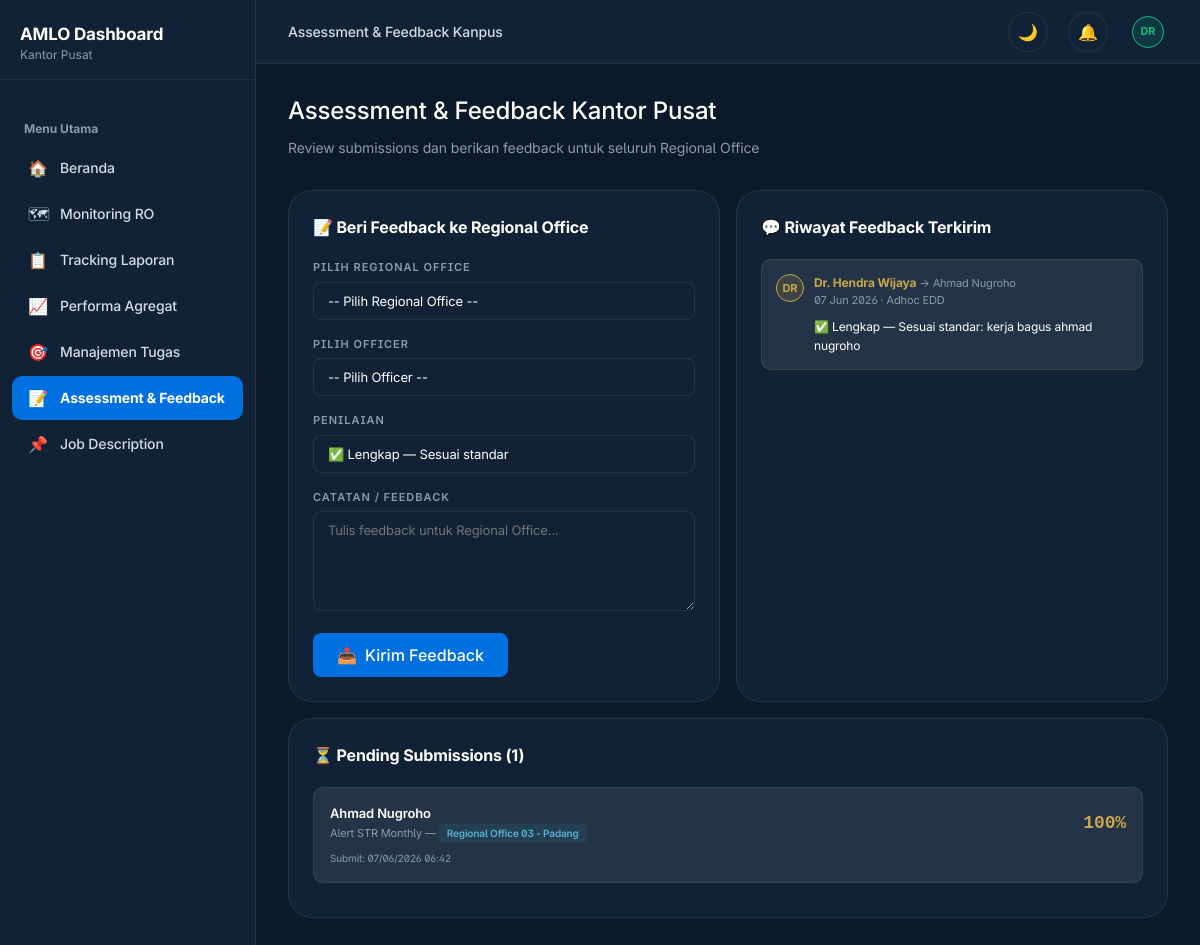
Page /pages/assessment.php (signed in) on the committed database.
### tables this page shows
CREATE TABLE `users` (
  `id` int(11) NOT NULL,
  `username` varchar(50) NOT NULL,
  `password_hash` varchar(255) NOT NULL,
  `nama` varchar(100) NOT NULL,
  `role` enum('officer','lead','ho') NOT NULL,
  `kanwil_id` int(11) NOT NULL,
  `email` varchar(100) DEFAULT NULL,
  `aktif` tinyint(1) DEFAULT 1,
  `last_login` datetime DEFAULT NULL,
  `created_at` timestamp NULL DEFAULT current_timestamp(),
  `updated_at` timestamp NULL DEFAULT current_timestamp() ON UPDATE current_timestamp()
);

CREATE TABLE `feedbacks` (
  `id` int(11) NOT NULL,
  `task_progress_id` int(11) NOT NULL,
  `from_user_id` int(11) NOT NULL,
  `from_role` enum('officer','lead','ho') NOT NULL,
  `isi` text NOT NULL,
  `created_at` timestamp NULL DEFAULT current_timestamp()
);

CREATE TABLE `task_templates` (
  `id` int(11) NOT NULL,
  `nama` varchar(200) NOT NULL,
  `kategori` varchar(5) NOT NULL COMMENT 'A, B, C, etc',
  `periode` enum('harian','bulanan','triwulan','semesteran','adhoc') NOT NULL,
  `tag` varchar(20) NOT NULL,
  `target` text DEFAULT NULL,
  `due_label` varchar(200) DEFAULT NULL,
  `source_link` varchar(255) DEFAULT NULL,
  `is_active` tinyint(1) DEFAULT 1,
  `created_at` timestamp NULL DEFAULT current_timestamp(),
  `updated_at` timestamp NULL DEFAULT current_timestamp() ON UPDATE current_timestamp()
);

CREATE TABLE `submissions` (
  `id` int(11) NOT NULL,
  `task_progress_id` int(11) NOT NULL,
  `submitted_by` int(11) NOT NULL,
  `status` enum('pending','approved','rejected') DEFAULT 'pending',
  `submitted_at` timestamp NULL DEFAULT current_timestamp(),
  `reviewed_at` datetime DEFAULT NULL,
  `reviewed_by` int(11) DEFAULT NULL
);

CREATE TABLE `kantor_wilayah` (
  `id` int(11) NOT NULL,
  `kode` varchar(10) NOT NULL COMMENT 'KW01, KW02, etc',
  `nama` varchar(100) NOT NULL,
  `aktif` tinyint(1) DEFAULT 1,
  `created_at` timestamp NULL DEFAULT current_timestamp(),
  `updated_at` timestamp NULL DEFAULT current_timestamp() ON UPDATE current_timestamp()
);

CREATE TABLE `task_progress` (
  `id` int(11) NOT NULL,
  `user_id` int(11) NOT NULL,
  `template_id` int(11) NOT NULL,
  `periode` varchar(20) NOT NULL,
  `tahun` int(11) NOT NULL,
  `bulan` int(11) NOT NULL,
  `progress` int(11) DEFAULT 0 COMMENT '0-100',
  `status` enum('pending','active','done','approved') DEFAULT 'pending',
  `keterangan` text DEFAULT NULL,
  `created_at` timestamp NULL DEFAULT current_timestamp(),
  `updated_at` timestamp NULL DEFAULT current_timestamp() ON UPDATE current_timestamp()
);

### config/database.php (called while the page is built, shortened)
<?php
$conn = new mysqli(DB_HOST, DB_USER, DB_PASS, DB_NAME, DB_PORT);
$conn->set_charset('utf8mb4');
function db_query($sql, $params = []) {
    global $conn;
    $stmt = $conn->prepare($sql);
    if (!empty($params)) {
        $types = '';
        $values = [];
        foreach ($params as $param) {
            if (is_int($param)) {
                $types .= 'i';
            } elseif (is_float($param)) {
                $types .= 'd';
            } else {
                $types .= 's';
            }
            $values[] = $param;
        }
        $stmt->bind_param($types, ...$values);
    }
    $stmt->execute();
    $result = $stmt->get_result();
    return ['success' => true, 'result' => $result];
}
function db_fetch_one($sql, $params = []) {
    $result = db_query($sql, $params);
    return $result['result']->fetch_assoc();
}
function db_fetch_all($sql, $params = []) {
    $result = db_query($sql, $params);
    $rows = [];
    while ($row = $result['result']->fetch_assoc()) {
        $rows[] = $row;
    }
    return $rows;
}

### pages/assessment.php (the view, shortened to what this page needs)
<?php
$user = amlo_get_current_user();
$pending_submissions = db_fetch_all(
    "SELECT s.*, tp.progress, tp.status, tp.keterangan,
            u.nama as officer_name, u.username,
            kw.nama as kanwil_nama,
            tt.nama as task_name
     FROM submissions s
     JOIN task_progress tp ON s.task_progress_id = tp.id
     JOIN users u ON s.submitted_by = u.id
     JOIN kantor_wilayah kw ON u.kanwil_id = kw.id
     JOIN task_templates tt ON tp.template_id = tt.id
     WHERE s.status = 'pending'
     ORDER BY s.submitted_at DESC"
);
$recent_feedbacks = db_fetch_all(
    "SELECT f.*, u.nama as to_name, tt.nama as task_name
     FROM feedbacks f
     JOIN task_progress tp ON f.task_progress_id = tp.id
     JOIN users u ON tp.user_id = u.id
     JOIN task_templates tt ON tp.template_id = tt.id
     WHERE f.from_role = 'ho'
     ORDER BY f.created_at DESC LIMIT 10"
);
$topbar_title = 'Assessment & Feedback Kanpus';
include __DIR__ . '/../includes/layout_header.php';
?>
<div class="content">
    <div class="page-header">
        <h2>Assessment & Feedback Kantor Pusat</h2>
        <p>Review submissions dan berikan feedback untuk seluruh Regional Office</p>
    </div>
    <div class="two-col">
        <div class="card">
            <div class="card-header">
                <div class="card-title">📝 Beri Feedback ke Regional Office</div>
            </div>
            <form method="POST" action="assessment.php">
                <div class="input-group">
                    <label class="input-label">Pilih Regional Office</label>
                    <select name="kanwil_id" class="select-field" onchange="loadOfficers(this.value)" id="kanwil-select">
                        <option value="">-- Pilih Regional Office --</option>
                    </select>
                </div>
                <div class="input-group">
                    <label class="input-label">Pilih Officer</label>
                    <select name="to_user_id" id="officer-select" class="select-field" required>
                        <option value="">-- Pilih Officer --</option>
                    </select>
                </div>
                <div class="input-group">
                    <label class="input-label">Penilaian</label>
                    <select class="select-field" name="penilaian" id="penilaian-select">
                        <option>✅ Lengkap — Sesuai standar</option>
                    </select>
                </div>
                <div class="input-group">
                    <label class="input-label">Catatan / Feedback</label>
                    <textarea name="isi" class="textarea-field" placeholder="Tulis feedback untuk Regional Office..." required></textarea>
                </div>
                <?= render_ds_button([
                    'type' => 'submit',
                    'variant' => 'filled',
                    'size' => 'large',
                    'children' => 'Kirim Feedback',
                    'leftIcon' => '📤'
                ]) ?>
            </form>
        </div>
        <div class="card">
            <div class="card-header">
                <div class="card-title">💬 Riwayat Feedback Terkirim</div>
            </div>
            <?php if (empty($recent_feedbacks)): ?>
                <div style="text-align:center;color:var(--steel);padding:40px">
                    Belum ada feedback terkirim
                </div>
            <?php else: ?>
                <?php foreach ($recent_feedbacks as $fb): ?>
                    <div class="feedback-box">
                        <div class="feedback-header">
                            <div class="fb-avatar"><?= strtoupper(substr($user['nama'], 0, 2)) ?></div>
                            <div class="fb-meta">
                                <strong><?= e($user['nama']) ?></strong> → <?= e($fb['to_name']) ?><br>
                                <?= date('d M Y', strtotime($fb['created_at'])) ?> · <?= e($fb['task_name']) ?>
                            </div>
                        </div>
                        <div class="fb-text"><?= e($fb['isi']) ?></div>
                    </div>
                <?php endforeach; ?>
            <?php endif; ?>
        </div>
    </div>
    <?php if (!empty($pending_submissions)): ?>
        <div class="card" style="margin-bottom:20px">
            <div class="card-header">
                <div class="card-title">⏳ Pending Submissions (<?= count($pending_submissions) ?>)</div>
            </div>
            <?php foreach ($pending_submissions as $s): ?>
                <div class="submission-item">
                    <div class="submission-header">
                        <div>
                            <div class="submission-officer"><?= e($s['officer_name']) ?></div>
                            <div class="submission-task"><?= e($s['task_name']) ?> — <span class="chip-wilayah"><?= e($s['kanwil_nama']) ?></span></div>
                        </div>
                        <div class="submission-progress"><?= $s['progress'] ?>%</div>
                    </div>
                    <div style="font-size:10px;color:var(--steel)">Submit: <?= date('d/m/Y H:i', strtotime($s['submitted_at'])) ?></div>
                </div>
            <?php endforeach; ?>
        </div>
    <?php endif; ?>
</div>
<?php include __DIR__ . '/../includes/layout_footer.php'; ?>

### pages/topbar.php (shortened to what this page needs)
<div class="topbar">
    <div class="topbar-left">
        <div class="topbar-title"><?= htmlspecialchars($topbar_title ?? 'AMLO Dashboard', ENT_QUOTES, 'UTF-8') ?></div>
    </div>
    <div class="topbar-right">
        <div class="topbar-notif theme-toggle" onclick="toggleTheme()" title="Toggle Theme" style="cursor:pointer; font-size: 16px;">
            <span id="theme-icon">🌙</span>
        </div>
        <?php if (!empty($topbar_notif_action)): ?>
            <div class="topbar-notif" onclick="<?= htmlspecialchars($topbar_notif_action, ENT_QUOTES, 'UTF-8') ?>" style="cursor:pointer;" title="Lihat Notifikasi">
                🔔<?php if (!empty($alerts)): ?><div class="notif-dot"></div><?php endif; ?>
            </div>
        <?php else: ?>
            <div class="topbar-notif">🔔</div>
        <?php endif; ?>
        <div class="topbar-profile" tabindex="0">
            <div class="user-avatar-sm avatar-<?= htmlspecialchars($user['role'] ?? '', ENT_QUOTES, 'UTF-8') ?>"><?= strtoupper(substr($user['nama'] ?? 'U', 0, 2)) ?></div>
        </div>
    </div>
</div>

### rows in the picture
users: nama "DR"
feedbacks: from_user.nama "DR", from_user.nama "Dr. Hendra Wijaya", users.nama "Ahmad Nugroho", created_at "07 Jun 2026", task_templates.nama "Adhoc EDD", isi "✅ Lengkap — Sesuai standar: kerja bagus ahmad nugroho"
submissions: submitted_by.nama "Ahmad Nugroho", task_templates.nama "Alert STR Monthly", kantor_wilayah.nama "Regional Office 03 - Padang", task_progress.progress "100", submitted_at "07/06/2026 06:42"

### other values in the picture
$item['icon'] "🏠"
$item['label'] "Beranda"
$item['icon'] "🗺"
$item['label'] "Monitoring RO"
$item['icon'] "📋"
$item['label'] "Tracking Laporan"
$item['icon'] "📈"
$item['label'] "Performa Agregat"
$item['icon'] "🎯"
$item['label'] "Manajemen Tugas"
$item['icon'] "📝"
$item['label'] "Assessment & Feedback"
$item['icon'] "📌"
$item['label'] "Job Description"
$topbar_title "Assessment & Feedback Kanpus"
